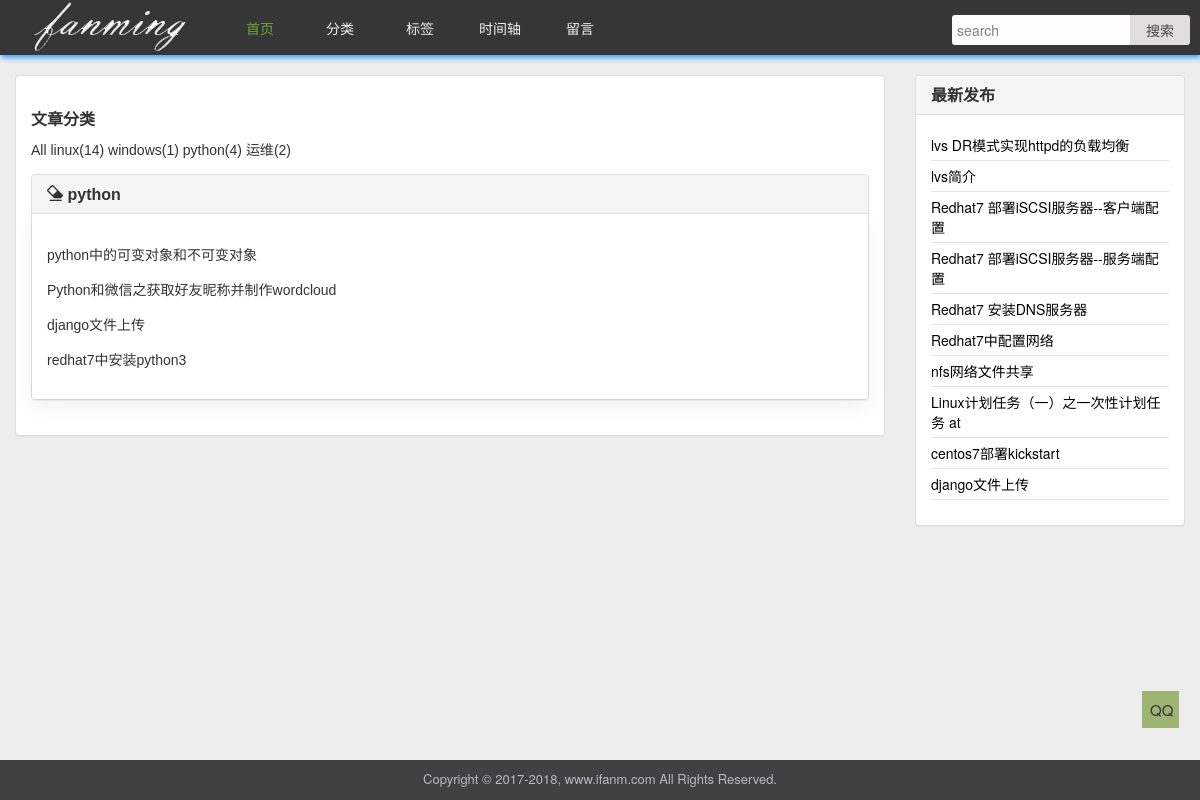
/categorys/6/, run on an earlier commit of the app's database.
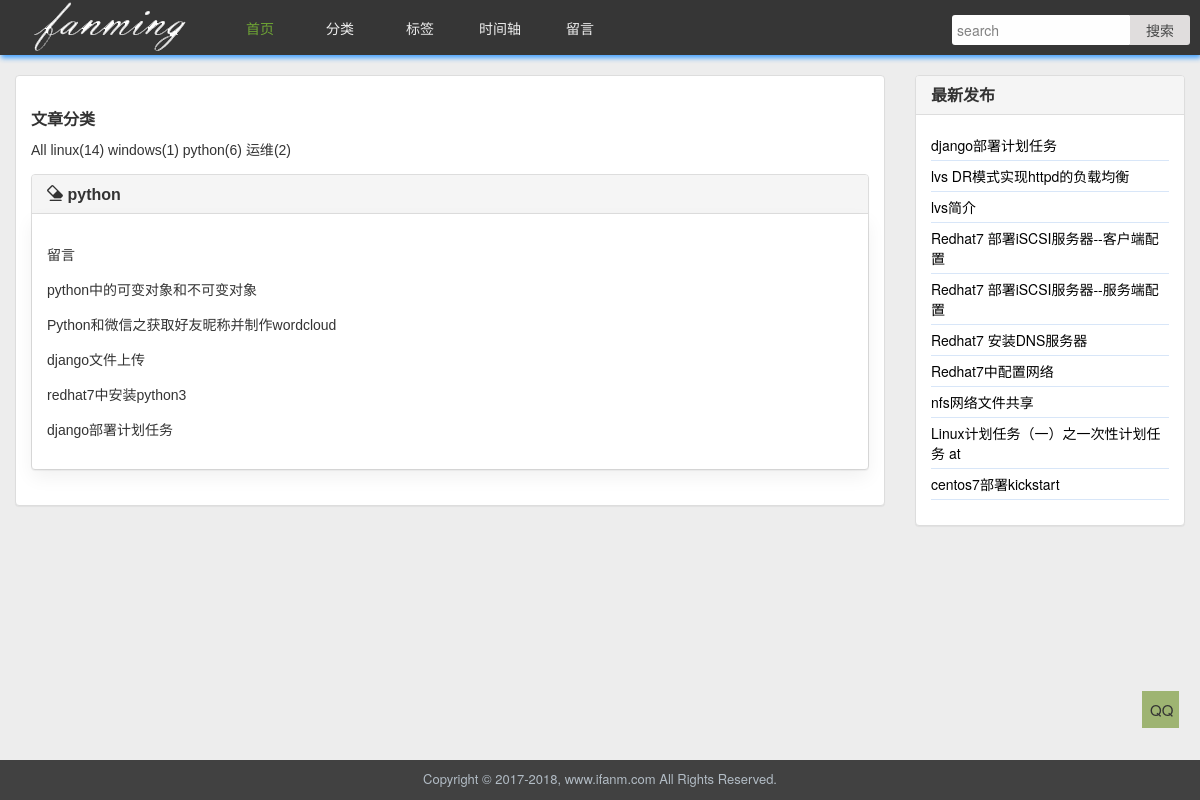
And on a later commit of the database.
### myApp1/models.py (models this page shows, shortened)
class Category(models.Model):
    name = models.CharField(max_length=100)
    def __str__(self):
        return self.name
    class Meta:
        verbose_name_plural = '分类'

class Post(models.Model):
    title = models.CharField(max_length=70)
    body = models.TextField()
    created_time = models.DateTimeField()
    modified_time = models.DateTimeField()
    excerpt = models.CharField(max_length=200, blank=True)
    category = models.ForeignKey(Category, on_delete=models.CASCADE)
    tags = models.ManyToManyField(Tag, blank=True)
    views = models.PositiveIntegerField(default=0)
    author = models.ForeignKey(User, on_delete=models.CASCADE)
    def get_absolute_url(self):
        return reverse('myApp1:detail', kwargs={'pk': self.pk})

### myApp1/views.py (the view)
# urls.py: url(r'^categorys/(?P<pk>[0-9]+)/$', app1View.CategoryView, name='categorys'),
def CategoryView(request, pk):
    cate = get_object_or_404(Category, pk=pk)
    post_list = Post.objects.filter(category=cate)
    return render(request, 'category.html', context={'article': post_list, 'title': '文章分类'})

### myApp1/post_tag/blog_tag.py (called while the page is built)
@register.simple_tag
def new_article():
    articles_new = Post.objects.all().order_by('-created_time')[:10]  # 改为根据时间排序
    return articles_new

@register.simple_tag
def get_category():
    return Category.objects.annotate(num_posts=Count('post')).filter(num_posts__gt=0)

### templates/category.html (shortened to what this page needs)
{% extends "baseNew.html" %}
{% load blog_tag %}
{% load staticfiles %}
{% block main1 %}
    <div class="col-lg-9 col-md-9 w_main_left">
        <div class="panel panel-default">
            <div class="panel-body contentList">
                <article class="article article-categories article-type-list" itemscope="">
                <header class="content-block comment-content">
                    <h2 class="title"><strong>文章分类</strong></h2>
                    {% get_category as category %}
                    <p class="text-muted hidden-xs" style="">
                            <a href="/category">All</a>
                            {% for foo in category %}
                                <a href="/categorys/{{ foo.pk }}">{{ foo.name }}({{ foo.num_posts }})</a>
                            {% endfor %}
                    </p>
                </header>
                <div class="article-body">
                    {% regroup article by category as cate_gro %}
                    {% for foo in cate_gro %}
                        <div class="panel panel-default b-no">
                            <div class="panel-heading" role="tab">
                                <h3 class="panel-title">
                                    <a data-toggle="collapse" href="#{{ foo.grouper }}" aria-expanded="true">
                                        <i class="glyphicon glyphicon-erase"></i>
                                        {{ foo.grouper }}
                                    </a>
                                </h3>
                            </div>
                            <div id="{{ foo.grouper }}" class="panel-collapse collapse in" role="tabpanel"
                                 aria-labelledby="headinglinux">
                                <div class="panel-body">
                                    <div class="collection">
                                        {% for arcitle in foo.list %}
                                            <p><a href="/post/{{ arcitle.pk }}" class="collection-item"
                                                  itemprop="url">{{ arcitle.title }}</a></p>
                                        {% endfor %}
                                    </div>
                                </div>
                            </div>
                        </div>
                    {% endfor %}
                </div>
            </article>
            </div>
        </div>
    </div>
{% endblock %}

### templates/baseNew.html
{% extends "base.html" %}
{% load staticfiles %}
{% load blog_tag %}
{% block main %}
        {% block main1 %}
        {% endblock %}
        <div class="col-lg-3 col-md-3 w_main_right">
            <div class="panel panel-default">
                <div class="panel-heading">
                    <h3 class="panel-title">最新发布</h3>
                </div>
                <div class="panel-body">
                    <ul class="list-unstyled sidebar">
                        {% new_article as article %}
                        {% for articles in article %}
                            <li>
                                <a class="title"
                                   href={{ articles.get_absolute_url }}>{{ articles.title }}</a>
                            </li>
                        {% endfor %}
                    </ul>
                </div>
            </div>
        </div>
    </div>
{% endblock %}

What changed in the data, as far as the page shows it:
no longer on one of the page's lists (row edited): Post: title "django文件上传"
computed for Category "python": num_posts "4" → "6"
added Post: title "留言", shown under Category "python"
added Post: title "django部署计划任务"
